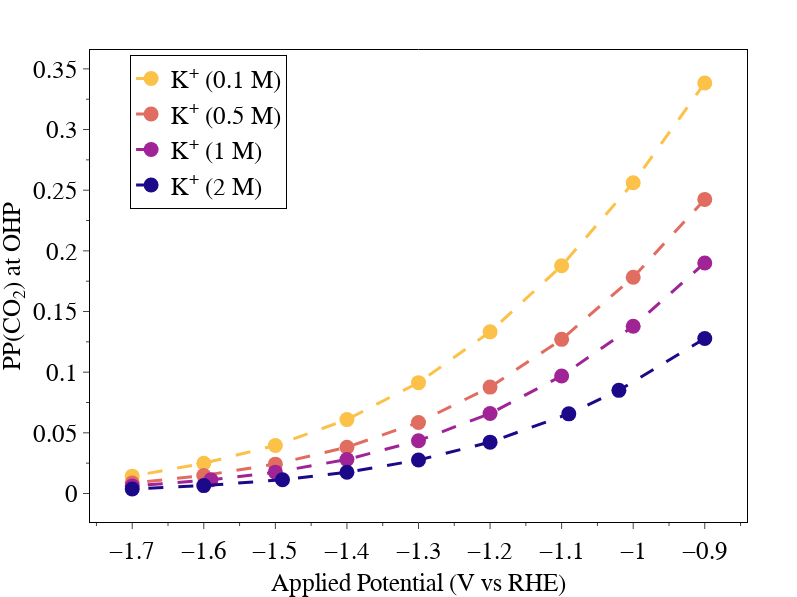

The notebook cell this image was saved under:
### Code cell
fig = px.scatter(df, x='V vs RHE', y='CO2pp',hover_data={'index': (df.index)},color= df.index,color_discrete_map=color_dict)

fig.update_traces(line=dict(dash='longdash',width=3),
                  marker=dict(size=15),mode='lines+markers')

fig.update_layout(
    width=797,
    height=597,
    showlegend=True,
    # title=dict(
    #      text='Ethylene',
    #      x=0.5,
    #      font_size=25),
    legend=dict(
     bordercolor='black', 
     borderwidth=1,
     title='',
     yanchor="top",
     y=0.99,
     xanchor="right",
     font_size=25,
     x=0.3),
    font=dict(family="Arial", color="black"),
    hoverlabel={"namelength": -1},
     margin=dict(
         l=0,
         r=50,
         b=0,
         t=50,
     ),
    paper_bgcolor="white",
    plot_bgcolor="white",
    xaxis=dict(
        title=rf'Applied Potential (V vs RHE)',
        title_font_size=25,
        showline=True,
        #linewidth=3,
        linecolor="black",
        mirror=True,
        showgrid=False,
        zeroline=False,
        #gridcolor="rgba(0,0,0,0.3)",
        ticks="outside",
        tickfont_size=25,
        #tickformat="d",
        #range=[-1.2,-0.2],
        #tick0=0.5,
        minor=dict(ticklen=3,dtick=0.05),
        # dtick=0.2,
        #tickwidth=3,
        ticklen=6,
    ),
    yaxis=dict(
        title=rf'PP(CO<sub>2</sub>) at OHP',
        title_font=dict(size=25),
        showline=True,
        #linewidth=3,
        linecolor="black",
        mirror=True,
        showgrid=False,
        zeroline=False,
        #gridcolor="rgba(0,0,0,0.3)",
        ticks="outside",
        tickfont_size=25,
        #tickformat="d",
        #tick0=0.5,
        minor=dict(ticklen=3,dtick=0.025),
        # dtick=0.4,
        #range=[-6,-2.5],
        #tickwidth=3,
        ticklen=6,
    ),
)

fig.write_image('CO2_U_conc.png',scale=5)
fig.show()

### Figure 1 — Plotly figure (JSON) as saved in the notebook; plotly's stock layout.template omitted (floating-point values rounded to 4 significant figures)
{"data": [{"customdata": [["K<sup>+</sup> (0.1 M)"], ["K<sup>+</sup> (0.1 M)"], ["K<sup>+</sup> (0.1 M)"], ["K<sup>+</sup> (0.1 M)"], ["K<sup>+</sup> (0.1 M)"], ["K<sup>+</sup> (0.1 M)"], ["K<sup>+</sup> (0.1 M)"], ["K<sup>+</sup> (0.1 M)"], ["K<sup>+</sup> (0.1 M)"]], "hovertemplate": "index=%{customdata[0]}<br>V vs RHE=%{x}<br>CO2pp=%{y}<extra></extra>", "legendgroup": "K<sup>+</sup> (0.1 M)", "line": {"dash": "longdash", "width": 3}, "marker": {"color": "#fbc148", "size": 15, "symbol": "circle"}, "mode": "lines+markers", "name": "K<sup>+</sup> (0.1 M)", "orientation": "v", "showlegend": true, "type": "scatter", "x": [-0.9, -1, -1.1, -1.2, -1.3, -1.4, -1.5, -1.6, -1.7], "xaxis": "x", "y": [0.3384, 0.2561, 0.1877, 0.1333, 0.09136, 0.06092, 0.03959, 0.0249, 0.01429], "yaxis": "y"}, {"customdata": [["K<sup>+</sup> (0.5 M)"], ["K<sup>+</sup> (0.5 M)"], ["K<sup>+</sup> (0.5 M)"], ["K<sup>+</sup> (0.5 M)"], ["K<sup>+</sup> (0.5 M)"], ["K<sup>+</sup> (0.5 M)"], ["K<sup>+</sup> (0.5 M)"], ["K<sup>+</sup> (0.5 M)"], ["K<sup>+</sup> (0.5 M)"]], "hovertemplate": "index=%{customdata[0]}<br>V vs RHE=%{x}<br>CO2pp=%{y}<extra></extra>", "legendgroup": "K<sup>+</sup> (0.5 M)", "line": {"dash": "longdash", "width": 3}, "marker": {"color": "#e16c60", "size": 15, "symbol": "circle"}, "mode": "lines+markers", "name": "K<sup>+</sup> (0.5 M)", "orientation": "v", "showlegend": true, "type": "scatter", "x": [-0.9, -1, -1.1, -1.2, -1.3, -1.4, -1.5, -1.6, -1.7], "xaxis": "x", "y": [0.2424, 0.1783, 0.127, 0.08768, 0.05852, 0.03818, 0.02421, 0.01489, 0.00857], "yaxis": "y"}, {"customdata": [["K<sup>+</sup> (1 M)"], ["K<sup>+</sup> (1 M)"], ["K<sup>+</sup> (1 M)"], ["K<sup>+</sup> (1 M)"], ["K<sup>+</sup> (1 M)"], ["K<sup>+</sup> (1 M)"], ["K<sup>+</sup> (1 M)"], ["K<sup>+</sup> (1 M)"], ["K<sup>+</sup> (1 M)"]], "hovertemplate": "index=%{customdata[0]}<br>V vs RHE=%{x}<br>CO2pp=%{y}<extra></extra>", "legendgroup": "K<sup>+</sup> (1 M)", "line": {"dash": "longdash", "width": 3}, "marker": {"color": "#a02495", "size": 15, "symbol": "circle"}, "mode": "lines+markers", "name": "K<sup>+</sup> (1 M)", "orientation": "v", "showlegend": true, "type": "scatter", "x": [-0.9, -1, -1.1, -1.2, -1.3, -1.4, -1.5, -1.59, -1.7], "xaxis": "x", "y": [0.19, 0.1378, 0.09688, 0.06595, 0.04353, 0.02805, 0.01758, 0.01126, 0.006125], "yaxis": "y"}, {"customdata": [["K<sup>+</sup> (2 M)"], ["K<sup>+</sup> (2 M)"], ["K<sup>+</sup> (2 M)"], ["K<sup>+</sup> (2 M)"], ["K<sup>+</sup> (2 M)"], ["K<sup>+</sup> (2 M)"], ["K<sup>+</sup> (2 M)"], ["K<sup>+</sup> (2 M)"], ["K<sup>+</sup> (2 M)"]], "hovertemplate": "index=%{customdata[0]}<br>V vs RHE=%{x}<br>CO2pp=%{y}<extra></extra>", "legendgroup": "K<sup>+</sup> (2 M)", "line": {"dash": "longdash", "width": 3}, "marker": {"color": "#1c0989", "size": 15, "symbol": "circle"}, "mode": "lines+markers", "name": "K<sup>+</sup> (2 M)", "orientation": "v", "showlegend": true, "type": "scatter", "x": [-0.9, -1.02, -1.09, -1.2, -1.3, -1.4, -1.49, -1.6, -1.7], "xaxis": "x", "y": [0.1278, 0.08501, 0.06563, 0.04232, 0.02758, 0.01753, 0.01139, 0.006515, 0.003691], "yaxis": "y"}], "layout": {"font": {"color": "black", "family": "Arial"}, "height": 597, "hoverlabel": {"namelength": -1}, "legend": {"bordercolor": "black", "borderwidth": 1, "font": {"size": 25}, "title": {"text": ""}, "tracegroupgap": 0, "x": 0.3, "xanchor": "right", "y": 0.99, "yanchor": "top"}, "margin": {"b": 0, "l": 0, "r": 50, "t": 50}, "paper_bgcolor": "white", "plot_bgcolor": "white", "showlegend": true, "width": 797, "xaxis": {"anchor": "y", "domain": [0, 1], "linecolor": "black", "minor": {"dtick": 0.05, "ticklen": 3}, "mirror": true, "showgrid": false, "showline": true, "tickfont": {"size": 25}, "ticklen": 6, "ticks": "outside", "title": {"font": {"size": 25}, "text": "Applied Potential (V vs RHE)"}, "zeroline": false}, "yaxis": {"anchor": "x", "domain": [0, 1], "linecolor": "black", "minor": {"dtick": 0.025, "ticklen": 3}, "mirror": true, "showgrid": false, "showline": true, "tickfont": {"size": 25}, "ticklen": 6, "ticks": "outside", "title": {"font": {"size": 25}, "text": "PP(CO<sub>2</sub>) at OHP"}, "zeroline": false}}}
